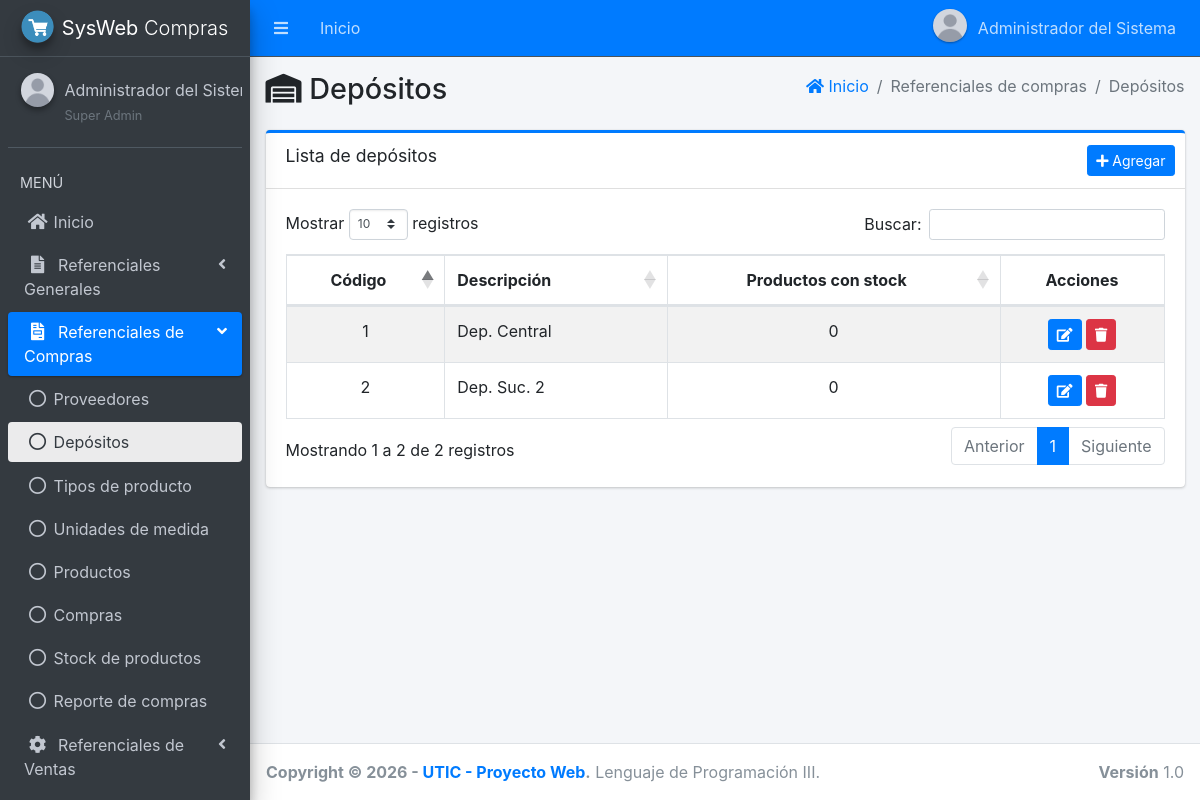
Screenshot of /main.php?module=deposito (signed in) with the database file from the repository.
### tables this page shows
CREATE TABLE menu (
    id_menu   INT AUTO_INCREMENT PRIMARY KEY,
    id_padre  INT NULL COMMENT 'NULL = opción de primer nivel o grupo',
    titulo    VARCHAR(50) NOT NULL,
    icono     VARCHAR(50) NOT NULL DEFAULT 'far fa-circle',
    modulo    VARCHAR(30) NULL COMMENT 'Clave del módulo (main.php?module=...). NULL = grupo',
    orden     INT NOT NULL DEFAULT 0,
    UNIQUE KEY uk_menu_modulo (modulo),
    CONSTRAINT fk_menu_padre FOREIGN KEY (id_padre)
        REFERENCES menu (id_menu) ON UPDATE CASCADE ON DELETE CASCADE
);

CREATE TABLE deposito (
    id_deposito  INT AUTO_INCREMENT PRIMARY KEY,
    descrip      VARCHAR(60) NOT NULL,
    UNIQUE KEY uk_deposito (descrip)
);

### app/config/database.php (called while the page is built, shortened)
<?php
function db(): PDO
{
    static $pdo = null;
    if ($pdo === null) {
        $dsn = 'mysql:host=' . DB_HOST . ';port=' . DB_PORT . ';dbname=' . DB_NAME . ';charset=utf8mb4';
        try {
            $pdo = new PDO($dsn, DB_USER, DB_PASS, [
                PDO::ATTR_ERRMODE            => PDO::ERRMODE_EXCEPTION,
                PDO::ATTR_DEFAULT_FETCH_MODE => PDO::FETCH_ASSOC,
                PDO::ATTR_EMULATE_PREPARES   => false,
            ]);
            $pdo->exec("SET time_zone = '" . date('P') . "'");
        } catch (PDOException $e) {
            error_log('Error de conexión: ' . $e->getMessage());
            http_response_code(500);
            exit('No se pudo conectar con la base de datos. Verifique la configuración en config/config.php.');
        }
    }
    return $pdo;
}

### app/core/rutas.php (called while the page is built, shortened)
<?php
return [
    'start'             => ['start.php',                 'start'],
    'password'          => ['password/form.php',         'password'],
    'perfil'            => ['perfil/view.php',           'perfil'],
    'form_perfil'       => ['perfil/form.php',           'perfil'],
    'user'              => ['user/view.php',             'user'],
    'form_user'         => ['user/form.php',             'user'],
    'permisos'          => ['permisos/view.php',         'permisos'],
    'departamento'      => ['departamento/view.php',     'departamento'],
    'form_departamento' => ['departamento/form.php',     'departamento'],
    'ciudad'            => ['ciudad/view.php',           'ciudad'],
    'form_ciudad'       => ['ciudad/form.php',           'ciudad'],
    'proveedores'       => ['proveedores/view.php',      'proveedores'],
    'form_proveedores'  => ['proveedores/form.php',      'proveedores'],
    'deposito'          => ['simple/view.php',           'deposito'],
    'form_deposito'     => ['simple/form.php',           'deposito'],
    'tipo_producto'     => ['simple/view.php',           'tipo_producto'],
    'form_tipo_producto'=> ['simple/form.php',           'tipo_producto'],
    'u_medida'          => ['simple/view.php',           'u_medida'],
    'form_u_medida'     => ['simple/form.php',           'u_medida'],
    'productos'         => ['productos/view.php',        'productos'],
    'form_productos'    => ['productos/form.php',        'productos'],
    'clientes'          => ['clientes/view.php',         'clientes'],
    'form_clientes'     => ['clientes/form.php',         'clientes'],
    'compras'           => ['compras/view.php',          'compras'],
    'form_compras'      => ['compras/form.php',          'compras'],
    'detalle_compras'   => ['compras/detalle.php',       'compras'],
    'ventas'            => ['ventas/view.php',           'ventas'],
    'form_ventas'       => ['ventas/form.php',           'ventas'],
    'detalle_ventas'    => ['ventas/detalle.php',        'ventas'],
    'reporte_ventas'    => ['reporte_ventas/view.php',   'reporte_ventas'],
    'timbrado'          => ['timbrado/view.php',         'timbrado'],
    'stock'             => ['stock/view.php',            'stock'],
    'reporte_compras'   => ['reporte_compras/view.php',  'reporte_compras'],
];

### app/views/layout/content.php (called while the page is built, shortened)
<?php
[$archivo, $permiso] = $rutas[$module];
include __DIR__ . '/../' . $archivo;

### app/views/simple/view.php (the view, shortened to what this page needs)
<?php
$ref = $modulo_actual;
$c   = SIMPLES[$ref];
$filas = db()->query("SELECT t.{$c['pk']} AS id, t.{$c['campo']} AS descripcion, {$c['usos']} AS usos
                      FROM {$c['tabla']} t ORDER BY t.{$c['campo']}")->fetchAll();
?>
<section class="content">
    <div class="container-fluid">
        <div class="card card-primary card-outline">
            <div class="card-header">
                <h3 class="card-title">Lista de <?= e(mb_strtolower($c['titulo'], 'UTF-8')) ?></h3>
                <div class="card-tools">
                    <a href="main.php?module=form_<?= e($ref) ?>&amp;form=add" class="btn btn-primary btn-sm"><i class="fas fa-plus"></i> Agregar</a>
                </div>
            </div>
            <div class="card-body table-responsive">
                <table class="table table-bordered table-striped table-hover datatable">
                    <thead>
                    <tr>
                        <th class="text-center">Código</th>
                        <th>Descripción</th>
                        <th class="text-center"><?= e($c['col_usos']) ?></th>
                        <th class="text-center no-sort">Acciones</th>
                    </tr>
                    </thead>
                    <tbody>
                    <?php foreach ($filas as $f): ?>
                        <tr>
                            <td class="text-center"><?= (int) $f['id'] ?></td>
                            <td><?= e($f['descripcion']) ?></td>
                            <td class="text-center"><?= (int) $f['usos'] ?></td>
                            <td class="text-center text-nowrap">
                                <a href="main.php?module=form_<?= e($ref) ?>&amp;form=edit&amp;id=<?= (int) $f['id'] ?>"
                                   class="btn btn-primary btn-sm" title="Modificar"><i class="fas fa-edit"></i></a>
                                <form action="modules/simple/procesar.php?ref=<?= e($ref) ?>&amp;act=delete" method="post" class="d-inline"
                                      onsubmit="return confirm('¿Confirma eliminar el registro seleccionado?');">
                                    <button type="submit" class="btn btn-danger btn-sm" title="Eliminar"><i class="fas fa-trash"></i></button>
                                </form>
                            </td>
                        </tr>
                    <?php endforeach; ?>
                    </tbody>
                </table>
            </div>
        </div>
    </div>
</section>

### app/views/layout/side_menu.php (shortened to what this page needs)
<?php
$items = db()->query('SELECT id_menu, id_padre, titulo, icono, modulo FROM menu ORDER BY orden, id_menu')->fetchAll();
$raiz  = [];
$hijos = [];
foreach ($items as $it) {
    if ($it['id_padre'] === null) {
        $raiz[] = $it;
    } else {
        $hijos[(int) $it['id_padre']][] = $it;
    }
}
function menu_enlace(array $it, string $modulo_actual, bool $hijo): string
{
    $activo = $it['modulo'] === $modulo_actual ? ' active' : '';
    $icono  = $hijo ? 'far fa-circle nav-icon' : 'nav-icon ' . $it['icono'];
    return '<li class="nav-item"><a href="main.php?module=' . e($it['modulo']) . '" class="nav-link' . $activo . '">'
         . '<i class="' . e($icono) . '"></i><p>' . e($it['titulo']) . '</p></a></li>';
}
?>
<aside class="main-sidebar sidebar-dark-primary elevation-4">
    <a href="main.php?module=start" class="brand-link">
        <img src="assets/img/logo.png" alt="Logo" class="brand-image img-circle elevation-3">
        <span class="brand-text font-weight-light"><b><?= e(APP_SHORT) ?></b> Compras</span>
    </a>
    <div class="sidebar">
        <div class="user-panel mt-3 pb-3 mb-3 d-flex">
            <div class="image">
                <img src="<?= e(foto_url($_SESSION['foto'] ?? null)) ?>" class="img-circle elevation-2" alt="Foto">
            </div>
            <div class="info">
                <a href="main.php?module=perfil" class="d-block"><?= e($_SESSION['nombre']) ?></a>
                <small class="text-muted"><?= e($_SESSION['rol']) ?></small>
            </div>
        </div>
        <nav class="mt-2">
            <ul class="nav nav-pills nav-sidebar flex-column" data-widget="treeview" role="menu" data-accordion="false">
                <li class="nav-header">MENÚ</li>
                <?php foreach ($raiz as $it): ?>
                    <?php if ($it['modulo'] !== null): ?>
                        <?php if (can($it['modulo'])) echo menu_enlace($it, $modulo_actual, false); ?>
                    <?php else:
                        $visibles = array_filter($hijos[(int) $it['id_menu']] ?? [], static function ($h) {
                            return can($h['modulo']);
                        });
                        $abierto = in_array($modulo_actual, array_column($visibles, 'modulo'), true);
                    ?>
                        <li class="nav-item<?= $abierto ? ' menu-open' : '' ?>">
                            <a href="#" class="nav-link<?= $abierto ? ' active' : '' ?>">
                                <i class="nav-icon <?= e($it['icono']) ?>"></i>
                                <p><?= e($it['titulo']) ?> <i class="right fas fa-angle-left"></i></p>
                            </a>
                            <ul class="nav nav-treeview">
                                <?php foreach ($visibles as $h) echo menu_enlace($h, $modulo_actual, true); ?>
                            </ul>
                        </li>
                    <?php endif; ?>
                <?php endforeach; ?>
            </ul>
        </nav>
    </div>
</aside>

### public/assets/css/style.css (style rules this page uses)
.user-image, .user-panel .image img, .user-header img { object-fit: cover; }

### rows the page displays
menu: titulo "Inicio"
menu: titulo "Referenciales Generales"
menu: titulo "Referenciales de Compras"
menu: titulo "Proveedores"
menu: titulo "Depósitos"
menu: titulo "Tipos de producto"
menu: titulo "Unidades de medida"
menu: titulo "Productos"
menu: titulo "Compras"
menu: titulo "Stock de productos"
menu: titulo "Reporte de compras"
menu: titulo "Referenciales de Ventas"
deposito: id_deposito "1", descrip "Dep. Central", usos "0"
deposito: id_deposito "2", descrip "Dep. Suc. 2", usos "0"

### other values shown
$_SESSION['nombre'] "Administrador del Sistema"
APP_SHORT "SysWeb"
$_SESSION['nombre'] "Administrador del…"
$_SESSION['rol'] "Super Admin"
$titulo "Depósitos"
$texto "Referenciales de compras"
$texto "Depósitos"
mb_strtolower($c['titulo'], 'UTF-8') "depósitos"
$c['col_usos'] "Productos con stock"
